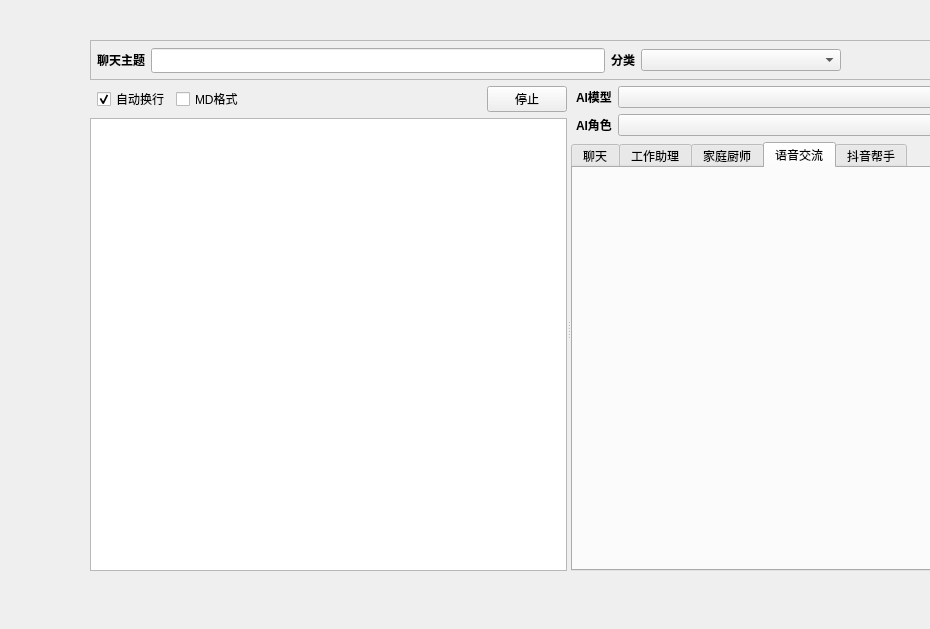
<?xml version="1.0" encoding="UTF-8"?>
<ui version="4.0">
 <class>Form</class>
 <widget class="QWidget" name="Form">
  <property name="geometry">
   <rect>
    <x>0</x>
    <y>0</y>
    <width>930</width>
    <height>629</height>
   </rect>
  </property>
  <property name="maximumSize">
   <size>
    <width>16777215</width>
    <height>16777215</height>
   </size>
  </property>
  <property name="windowTitle">
   <string>Form</string>
  </property>
  <widget class="QWidget" name="verticalLayoutWidget_3">
   <property name="geometry">
    <rect>
     <x>90</x>
     <y>40</y>
     <width>901</width>
     <height>531</height>
    </rect>
   </property>
   <layout class="QVBoxLayout" name="layout_main">
    <item>
     <widget class="QFrame" name="frame_2">
      <property name="maximumSize">
       <size>
        <width>16777215</width>
        <height>40</height>
       </size>
      </property>
      <property name="frameShape">
       <enum>QFrame::StyledPanel</enum>
      </property>
      <property name="frameShadow">
       <enum>QFrame::Raised</enum>
      </property>
      <widget class="QWidget" name="horizontalLayoutWidget">
       <property name="geometry">
        <rect>
         <x>0</x>
         <y>0</y>
         <width>751</width>
         <height>33</height>
        </rect>
       </property>
       <layout class="QHBoxLayout" name="horizontalLayout">
        <property name="leftMargin">
         <number>7</number>
        </property>
        <property name="topMargin">
         <number>7</number>
        </property>
        <item>
         <widget class="QLabel" name="label_2">
          <property name="font">
           <font>
            <weight>75</weight>
            <bold>true</bold>
           </font>
          </property>
          <property name="text">
           <string>聊天主题</string>
          </property>
         </widget>
        </item>
        <item>
         <widget class="QLineEdit" name="txt_title">
          <property name="minimumSize">
           <size>
            <width>0</width>
            <height>25</height>
           </size>
          </property>
          <property name="maximumSize">
           <size>
            <width>16777215</width>
            <height>23</height>
           </size>
          </property>
          <property name="maxLength">
           <number>50</number>
          </property>
         </widget>
        </item>
        <item>
         <widget class="QLabel" name="label_3">
          <property name="font">
           <font>
            <weight>75</weight>
            <bold>true</bold>
           </font>
          </property>
          <property name="text">
           <string>分类</string>
          </property>
         </widget>
        </item>
        <item>
         <widget class="QComboBox" name="cmb_categories">
          <property name="minimumSize">
           <size>
            <width>200</width>
            <height>0</height>
           </size>
          </property>
         </widget>
        </item>
       </layout>
      </widget>
     </widget>
    </item>
    <item>
     <widget class="QSplitter" name="splitter">
      <property name="orientation">
       <enum>Qt::Horizontal</enum>
      </property>
      <widget class="QWidget" name="verticalLayoutWidget_2">
       <layout class="QVBoxLayout" name="layout_left">
        <item>
         <layout class="QHBoxLayout" name="horizontalLayout_4">
          <property name="leftMargin">
           <number>7</number>
          </property>
          <item>
           <widget class="QCheckBox" name="chk_auto_wrap">
            <property name="text">
             <string>自动换行</string>
            </property>
            <property name="checked">
             <bool>true</bool>
            </property>
           </widget>
          </item>
          <item>
           <widget class="QCheckBox" name="chk_md">
            <property name="text">
             <string>MD格式</string>
            </property>
           </widget>
          </item>
          <item>
           <spacer name="horizontalSpacer_2">
            <property name="orientation">
             <enum>Qt::Horizontal</enum>
            </property>
            <property name="sizeHint" stdset="0">
             <size>
              <width>40</width>
              <height>20</height>
             </size>
            </property>
           </spacer>
          </item>
          <item>
           <widget class="QPushButton" name="btn_stop">
            <property name="text">
             <string>停止</string>
            </property>
           </widget>
          </item>
         </layout>
        </item>
        <item>
         <widget class="QTextEdit" name="txt_main">
          <property name="lineWrapMode">
           <enum>QTextEdit::NoWrap</enum>
          </property>
         </widget>
        </item>
       </layout>
      </widget>
      <widget class="QWidget" name="verticalLayoutWidget">
       <layout class="QVBoxLayout" name="layout_right">
        <item>
         <layout class="QFormLayout" name="formLayout">
          <property name="leftMargin">
           <number>5</number>
          </property>
          <item row="0" column="0">
           <widget class="QLabel" name="label_4">
            <property name="font">
             <font>
              <weight>75</weight>
              <bold>true</bold>
             </font>
            </property>
            <property name="text">
             <string>AI模型</string>
            </property>
           </widget>
          </item>
          <item row="0" column="1">
           <widget class="QComboBox" name="cmb_ai_model">
            <property name="minimumSize">
             <size>
              <width>200</width>
              <height>0</height>
             </size>
            </property>
           </widget>
          </item>
          <item row="1" column="0">
           <widget class="QLabel" name="label">
            <property name="font">
             <font>
              <weight>75</weight>
              <bold>true</bold>
             </font>
            </property>
            <property name="text">
             <string>AI角色</string>
            </property>
           </widget>
          </item>
          <item row="1" column="1">
           <widget class="QComboBox" name="cmb_ai_role"/>
          </item>
         </layout>
        </item>
        <item>
         <widget class="QTabWidget" name="tab_main">
          <property name="maximumSize">
           <size>
            <width>16777215</width>
            <height>16777215</height>
           </size>
          </property>
          <property name="currentIndex">
           <number>3</number>
          </property>
          <widget class="QWidget" name="tab_text">
           <attribute name="title">
            <string>聊天</string>
           </attribute>
           <widget class="QWidget" name="verticalLayoutWidget_4">
            <property name="geometry">
             <rect>
              <x>40</x>
              <y>40</y>
              <width>353</width>
              <height>391</height>
             </rect>
            </property>
            <layout class="QVBoxLayout" name="layout_text">
             <property name="leftMargin">
              <number>3</number>
             </property>
             <property name="topMargin">
              <number>3</number>
             </property>
             <property name="rightMargin">
              <number>5</number>
             </property>
             <item>
              <widget class="QPlainTextEdit" name="txt_chat">
               <property name="toolTip">
                <string>按 Ctrl+回车，可以立刻发送消息</string>
               </property>
              </widget>
             </item>
             <item>
              <layout class="QHBoxLayout" name="horizontalLayout_2">
               <item>
                <spacer name="horizontalSpacer">
                 <property name="orientation">
                  <enum>Qt::Horizontal</enum>
                 </property>
                 <property name="sizeHint" stdset="0">
                  <size>
                   <width>40</width>
                   <height>20</height>
                  </size>
                 </property>
                </spacer>
               </item>
               <item>
                <widget class="QCheckBox" name="chk_msg_context">
                 <property name="text">
                  <string>停用上下文</string>
                 </property>
                </widget>
               </item>
               <item>
                <widget class="QPushButton" name="btn_clear_context">
                 <property name="minimumSize">
                  <size>
                   <width>120</width>
                   <height>0</height>
                  </size>
                 </property>
                 <property name="toolTip">
                  <string>&lt;html&gt;&lt;head/&gt;&lt;body&gt;&lt;p&gt;聊天会带上历史上下文的消息，如果消息过多，OpenAI无法正常工作时，点击将清理上下文消息到指定大小（设置-&amp;gt;OpenAi设置）&lt;/p&gt;&lt;/body&gt;&lt;/html&gt;</string>
                 </property>
                 <property name="text">
                  <string>清理上下文(0)</string>
                 </property>
                </widget>
               </item>
               <item>
                <widget class="QPushButton" name="btn_send">
                 <property name="font">
                  <font>
                   <weight>75</weight>
                   <bold>true</bold>
                  </font>
                 </property>
                 <property name="text">
                  <string>发送</string>
                 </property>
                </widget>
               </item>
               <item>
                <widget class="QFrame" name="frame">
                 <property name="frameShape">
                  <enum>QFrame::StyledPanel</enum>
                 </property>
                 <property name="frameShadow">
                  <enum>QFrame::Raised</enum>
                 </property>
                </widget>
               </item>
              </layout>
             </item>
             <item>
              <layout class="QGridLayout" name="grid_core_func">
               <property name="leftMargin">
                <number>7</number>
               </property>
               <property name="topMargin">
                <number>7</number>
               </property>
               <property name="rightMargin">
                <number>7</number>
               </property>
              </layout>
             </item>
             <item>
              <spacer name="verticalSpacer">
               <property name="orientation">
                <enum>Qt::Vertical</enum>
               </property>
               <property name="sizeHint" stdset="0">
                <size>
                 <width>20</width>
                 <height>40</height>
                </size>
               </property>
              </spacer>
             </item>
            </layout>
           </widget>
          </widget>
          <widget class="QWidget" name="tab_oa">
           <attribute name="title">
            <string>工作助理</string>
           </attribute>
          </widget>
          <widget class="QWidget" name="tab_food">
           <attribute name="title">
            <string>家庭厨师</string>
           </attribute>
          </widget>
          <widget class="QWidget" name="tab_voice_chat">
           <attribute name="title">
            <string>语音交流</string>
           </attribute>
          </widget>
          <widget class="QWidget" name="tab_douyin">
           <attribute name="title">
            <string>抖音帮手</string>
           </attribute>
          </widget>
         </widget>
        </item>
       </layout>
      </widget>
     </widget>
    </item>
   </layout>
  </widget>
 </widget>
 <resources/>
 <connections/>
</ui>
